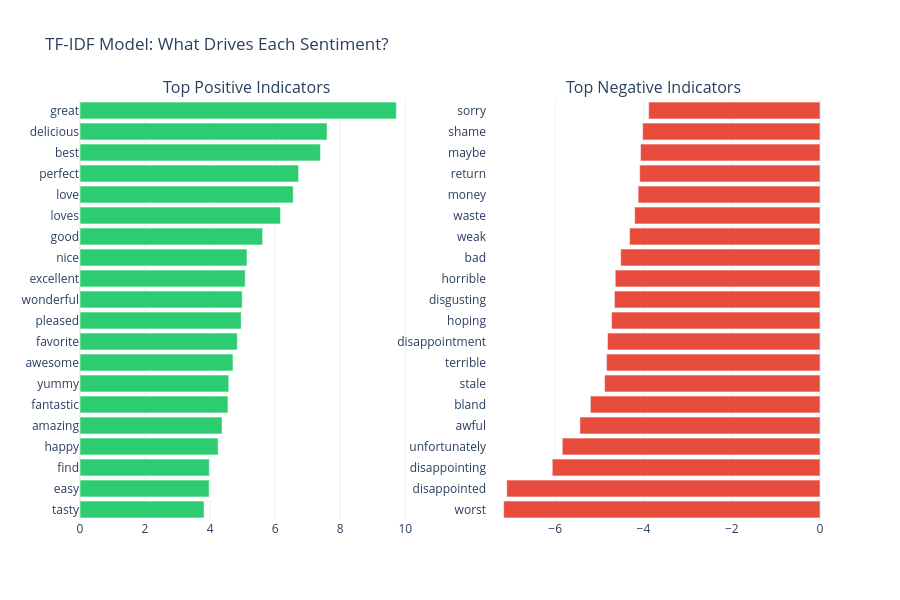

The code cell stored with this chart in its notebook:
### Code cell
feature_names = tfidf.get_feature_names_out()
coefficients = lr.coef_[0]

top_positive_idx = coefficients.argsort()[-20:][::-1]
top_negative_idx = coefficients.argsort()[:20]

top_pos = pd.DataFrame({'word': feature_names[top_positive_idx], 'weight': coefficients[top_positive_idx]})
top_neg = pd.DataFrame({'word': feature_names[top_negative_idx], 'weight': coefficients[top_negative_idx]})

fig = make_subplots(rows=1, cols=2, subplot_titles=['Top Positive Indicators', 'Top Negative Indicators'])
fig.add_trace(go.Bar(x=top_pos['weight'], y=top_pos['word'], orientation='h',
    marker_color='#2ecc71', name='Positive'), row=1, col=1)
fig.add_trace(go.Bar(x=top_neg['weight'], y=top_neg['word'], orientation='h',
    marker_color='#e74c3c', name='Negative'), row=1, col=2)
fig.update_layout(height=600, template='plotly_white',
    title_text='TF-IDF Model: What Drives Each Sentiment?', showlegend=False)
fig.update_yaxes(categoryorder='total ascending')
fig.show()
fig.write_html('../outputs/05_feature_importance.html')

### Figure 1 — Plotly figure (JSON) as saved in the notebook; plotly's stock layout.template omitted (floating-point values rounded to 4 significant figures)
{"data": [{"marker": {"color": "#2ecc71"}, "name": "Positive", "orientation": "h", "type": "bar", "x": [9.726, 7.596, 7.392, 6.721, 6.555, 6.163, 5.615, 5.134, 5.08, 4.986, 4.956, 4.836, 4.703, 4.574, 4.549, 4.366, 4.247, 3.974, 3.97, 3.814], "xaxis": "x", "y": ["great", "delicious", "best", "perfect", "love", "loves", "good", "nice", "excellent", "wonderful", "pleased", "favorite", "awesome", "yummy", "fantastic", "amazing", "happy", "find", "easy", "tasty"], "yaxis": "y"}, {"marker": {"color": "#e74c3c"}, "name": "Negative", "orientation": "h", "type": "bar", "x": [-7.168, -7.098, -6.067, -5.84, -5.44, -5.203, -4.882, -4.836, -4.815, -4.722, -4.658, -4.64, -4.516, -4.315, -4.2, -4.121, -4.086, -4.066, -4.019, -3.882], "xaxis": "x2", "y": ["worst", "disappointed", "disappointing", "unfortunately", "awful", "bland", "stale", "terrible", "disappointment", "hoping", "disgusting", "horrible", "bad", "weak", "waste", "money", "return", "maybe", "shame", "sorry"], "yaxis": "y2"}], "layout": {"annotations": [{"font": {"size": 16}, "showarrow": false, "text": "Top Positive Indicators", "x": 0.225, "xanchor": "center", "xref": "paper", "y": 1, "yanchor": "bottom", "yref": "paper"}, {"font": {"size": 16}, "showarrow": false, "text": "Top Negative Indicators", "x": 0.775, "xanchor": "center", "xref": "paper", "y": 1, "yanchor": "bottom", "yref": "paper"}], "height": 600, "showlegend": false, "title": {"text": "TF-IDF Model: What Drives Each Sentiment?"}, "xaxis": {"anchor": "y", "domain": [0, 0.45]}, "xaxis2": {"anchor": "y2", "domain": [0.55, 1]}, "yaxis": {"anchor": "x", "categoryorder": "total ascending", "domain": [0, 1]}, "yaxis2": {"anchor": "x2", "categoryorder": "total ascending", "domain": [0, 1]}}}
